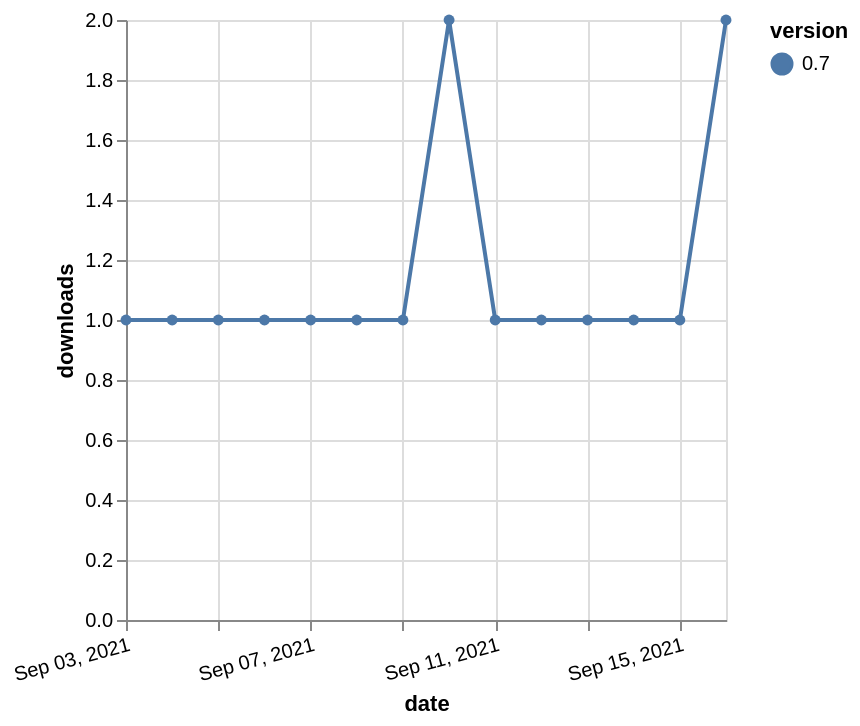

Express this chart as Vega-Lite.
### Vega-Lite specification from a JSON file in a GitHub repository (floating-point values rounded to 4 significant figures)
{"$schema": "https://vega.github.io/schema/vega-lite/v5.json", "description": "A simple bar chart with embedded data.", "data": {"values": [{"date": "2021-09-03", "total": 236, "delta": 1, "version": "0.7"}, {"date": "2021-09-04", "total": 237, "delta": 1, "version": "0.7"}, {"date": "2021-09-05", "total": 238, "delta": 1, "version": "0.7"}, {"date": "2021-09-06", "total": 239, "delta": 1, "version": "0.7"}, {"date": "2021-09-07", "total": 240, "delta": 1, "version": "0.7"}, {"date": "2021-09-08", "total": 241, "delta": 1, "version": "0.7"}, {"date": "2021-09-09", "total": 242, "delta": 1, "version": "0.7"}, {"date": "2021-09-10", "total": 244, "delta": 2, "version": "0.7"}, {"date": "2021-09-11", "total": 245, "delta": 1, "version": "0.7"}, {"date": "2021-09-12", "total": 246, "delta": 1, "version": "0.7"}, {"date": "2021-09-13", "total": 247, "delta": 1, "version": "0.7"}, {"date": "2021-09-14", "total": 248, "delta": 1, "version": "0.7"}, {"date": "2021-09-15", "total": 249, "delta": 1, "version": "0.7"}, {"date": "2021-09-16", "total": 251, "delta": 2, "version": "0.7"}]}, "width": "container", "mark": {"type": "line", "point": {"filled": true}}, "encoding": {"x": {"field": "date", "type": "temporal", "timeUnit": "yearmonthdate", "title": "date", "axis": {"labelAngle": -15}}, "y": {"field": "delta", "type": "quantitative", "title": "downloads"}, "color": {"field": "version", "type": "nominal"}, "tooltip": {"field": "delta"}}}
